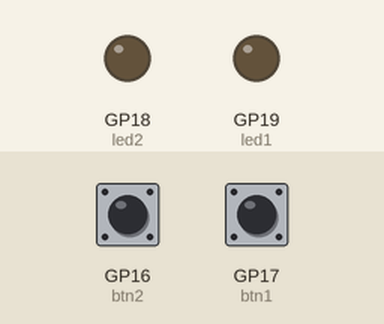
A program run on a simulated Raspberry Pi Pico running MicroPython. On the bench: output pins drawn as LEDs (lit = HIGH). Inputs (shaded band) come from the test bench; at power-on: GP16 (btn2) LOW, GP17 (btn1) LOW.

Above: at 1.2 s.
1.3 s: GP16 (btn2) pulled HIGH for 0.15 s
At 1.37 s:
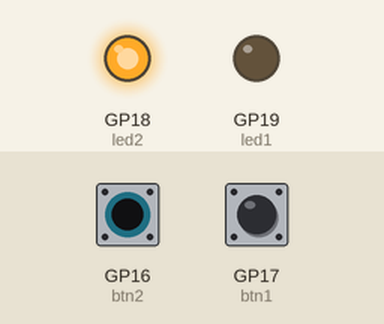
2.9 s: GP16 (btn2) pulled HIGH for 3.2 s
At 6.6 s:
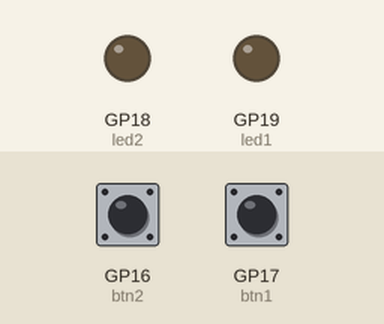
7.6 s: GP17 (btn1) pulled HIGH for 3.2 s
At 8.9 s:
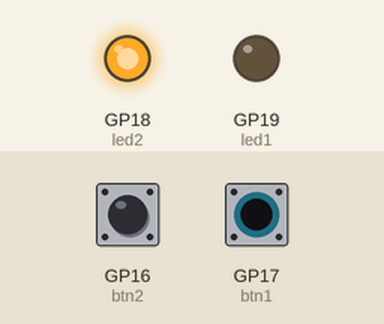
12.3 s: GP16 (btn2) driven HIGH and GP17 (btn1) driven HIGH
At 13.7 s:
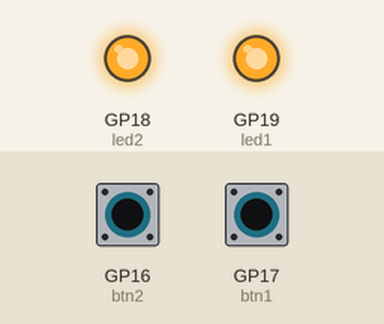
Timing chart, 0 to 14.8 s (numbered marks = the images above; inputs shaded):
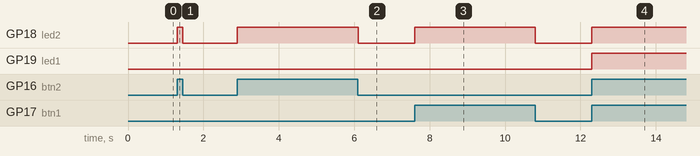

The program:

Ex04.py
```python
from machine import Pin, Timer

led1 = Pin('GP19', Pin.OUT)            # Create input and output Pin objects
led2 = Pin('GP18', Pin.OUT)
btn1 = Pin('GP17', Pin.IN)
btn2 = Pin('GP16', Pin.IN)

def checkButtons(timer):               # Callback function
   if btn1.value() and btn2.value():   # LED 1 on if Button 1 AND Button 2 are pressed.
      led1.on()
   else:
      led1.off()
   if btn1.value() or btn2.value():    # LED 2 on if Button 1 OR Button 2 are pressed.
      led2.on()
   else:
      led2.off()

# Set up a timer to trigger every 50 ms
tmr = Timer(period = 50, callback = checkButtons)
```

Measured:
- after the input at 1.3 s, GP18 (led2): LOW → HIGH at once, → LOW 0.15 s later
- after the input at 2.9 s, GP18 (led2): LOW → HIGH at once, → LOW 3.2 s later
- after the input at 7.6 s, GP18 (led2): LOW → HIGH at once, → LOW 3.2 s later
- after the input at 12.3 s, GP18 (led2), GP19 (led1): LOW → HIGH at once
